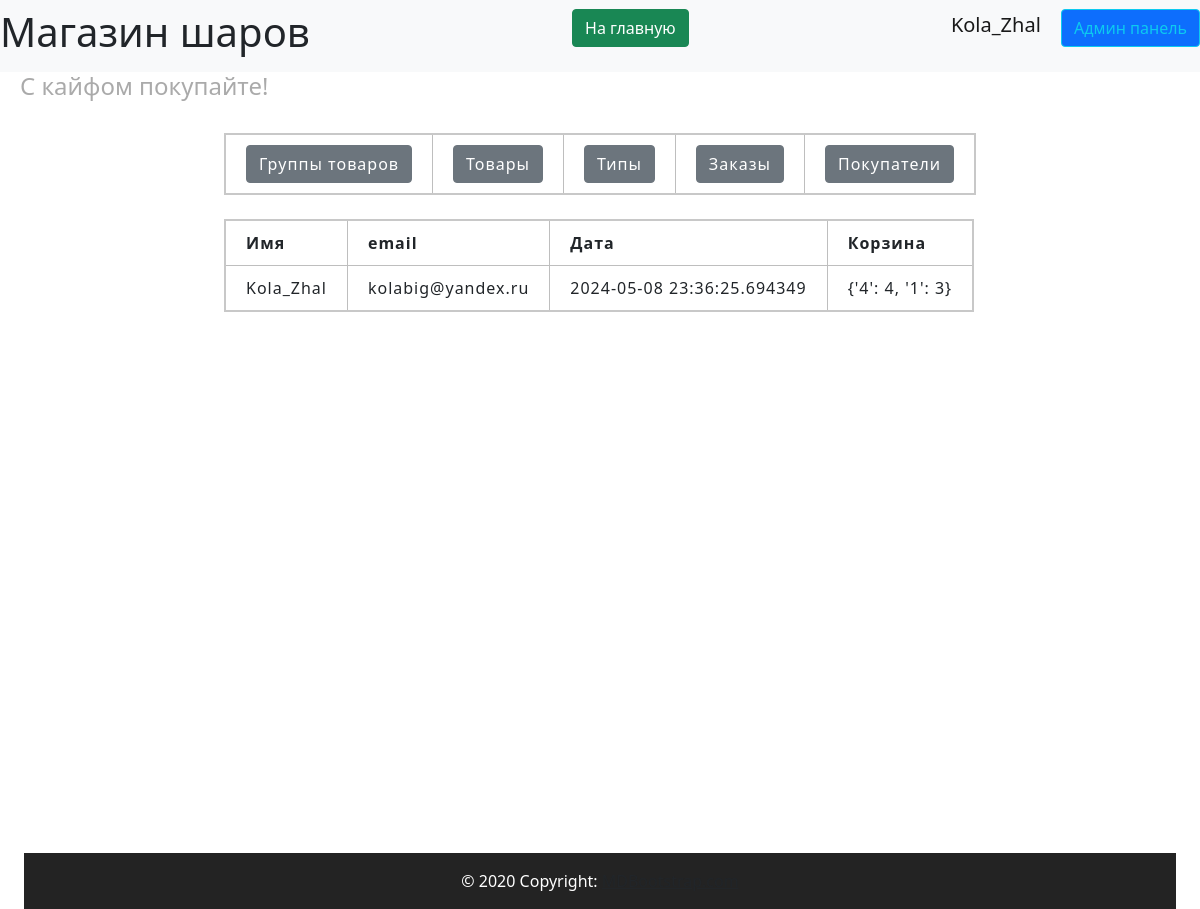
/admin/users (signed in), run on an earlier commit of the app's database.
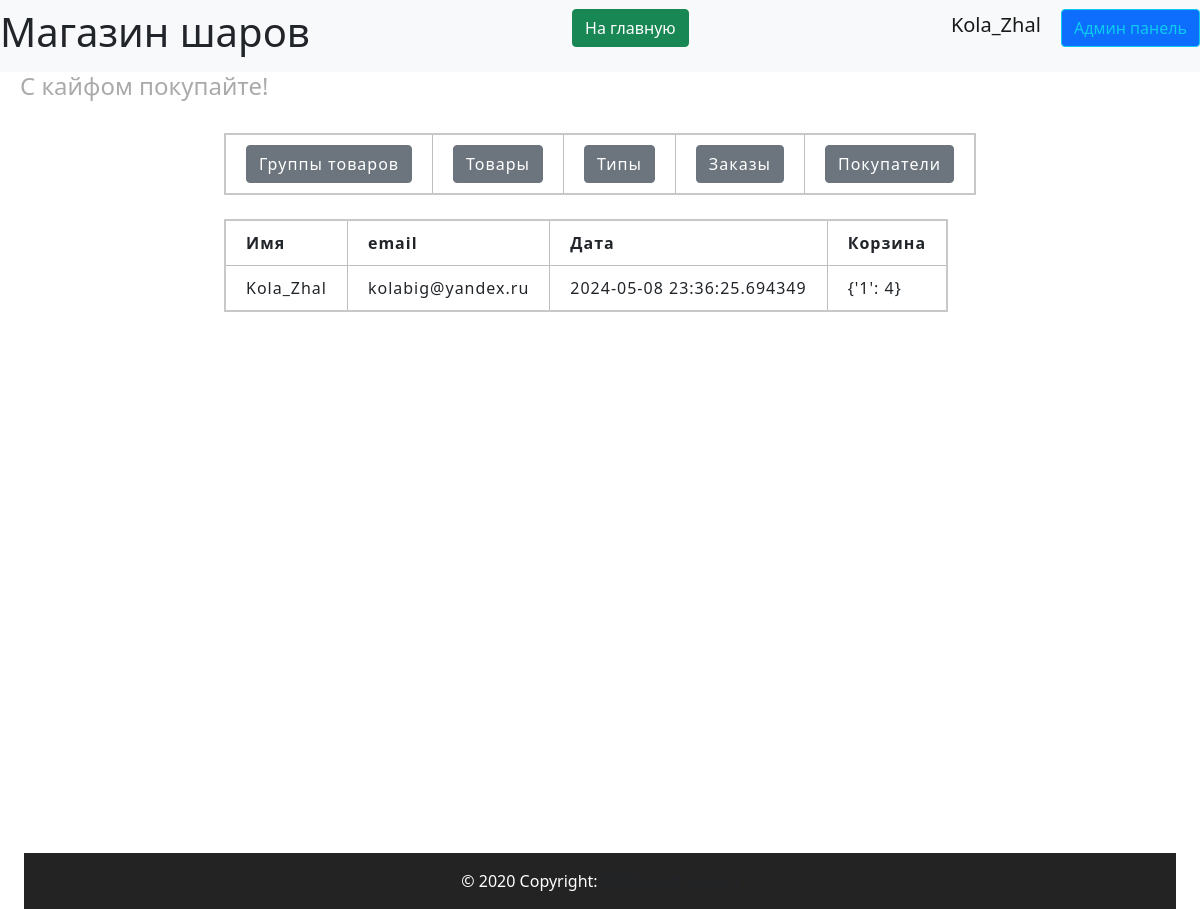
And on a later commit of the database.
### data/users.py (models this page shows, shortened)
class User(SqlAlchemyBase, UserMixin, SerializerMixin):
    __tablename__ = 'users'
    id = sqlalchemy.Column(sqlalchemy.Integer,
                           primary_key=True, autoincrement=True)
    name = sqlalchemy.Column(sqlalchemy.String, nullable=True)
    tel = sqlalchemy.Column(sqlalchemy.String, nullable=True)
    email = sqlalchemy.Column(sqlalchemy.String,
                              index=True, unique=True, nullable=True)
    hashed_password = sqlalchemy.Column(sqlalchemy.String, nullable=True)
    created_date = sqlalchemy.Column(sqlalchemy.DateTime,
                                     default=datetime.datetime.now)
    basket = sqlalchemy.Column(sqlalchemy.String, default='{}')
    admin = sqlalchemy.Column(sqlalchemy.Boolean, default=False)
    tg_id = sqlalchemy.Column(sqlalchemy.String, nullable=True)
    confirmed = sqlalchemy.Column(sqlalchemy.Boolean, default=False)
    address = sqlalchemy.Column(sqlalchemy.String, nullable=True)
    orders = orm.relationship("Order", back_populates='user')

### server.py (the view)
@app.route('/admin/users', methods=['GET', 'POST'])
@login_required
def admin_user():
    if current_user.admin:
        db_sess = db_session.create_session()
        users = db_sess.query(User).all()
        return render_template('pages/admin_users.html', title='Админ панель',
                               users=users)

### data/db_session.py (called while the page is built)
def create_session() -> Session:
    global __factory
    return __factory()

### server.py (called while the page is built)
@login_manager.user_loader
def load_user(user_id):
    db_sess = db_session.create_session()
    return db_sess.query(User).get(user_id)

### templates/pages/admin_users.html
{% extends "pages/base_admin.html" %}
{% block admincontent %}
<br>
<div>
    <table>
        <tr>
            <th>Имя</th>
            <th>email</th>
            <th>Дата</th>
            <th>Корзина</th>
        </tr>
        {% for user in users %}
        <tr>
            <td>{{ user.name }}</td>
            <td>{{ user.email }}</td>
            <td>{{ user.created_date }}</td>
            <td>{{ user.basket }}</td>
        </tr>
        {% endfor %}
    </table>
</div>
{% endblock %}

### templates/pages/base_admin.html
{% extends "base.html" %}
{% block content %}
<br>
<div>
    <table>
        <tr>
            <th><a href="/admin/productsgroups" class="btn btn-secondary">Группы товаров</a></th>
            <th><a href="/admin/products" class="btn btn-secondary">Товары</a></th>
            <th><a href="/admin/types" class="btn btn-secondary">Типы</a></th>
            <th><a href="/admin/orders" class="btn btn-secondary">Заказы</a></th>
            <th><a href="/admin/users" class="btn btn-secondary">Покупатели</a></th>
        </tr>
    </table>
</div>
<div>
    {% block admincontent %}{% endblock %}
</div>
{% endblock %}

### templates/base.html (shortened to what this page needs)
<!doctype html>
<html lang="ru">
<head>
    <link rel="stylesheet" href="{{ url_for('static', filename='css/bootstrap.min.css') }}">
    <link rel="stylesheet" href="{{ url_for('static', filename='css/header.css') }}">
    <link rel="stylesheet" href="{{ url_for('static', filename='css/footer.css') }}">
    <link rel="stylesheet" href="{{ url_for('static', filename='css/style.css') }}">
    <link rel="stylesheet" href="{{ url_for('static', filename='css/mystyle.css') }}">
</head>
<body>
{% include 'includes/header.html' %}
<div class="container">
    <main>
        {% block content %}
        {% endblock %}
    </main>
    {% include 'includes/footer.html' %}
</div>
</body>
</html>

### templates/includes/header.html
<header>
    <nav class="navbar navbar-light bg-light">
        <h1> Магазин шаров</h1>
        <p align="right">
            <a href="/index" class="btn btn-success"> На главную </a>
        </p>
        {% if current_user.is_authenticated %}
        <p align="right">
            <a class="navbar-brand" href="/logout">{{ current_user.name }}</a>
            {% if current_user.admin%}
            <a class="btn btn-primary btn btn-outline-info mr-2" href="/admin/products">Админ панель</a>
            {% endif %}
            {% else %}
        <p align="right">
            <a class="btn btn-primary " href="/register">Зарегистрироваться</a>
            <a class="btn btn-success" href="/login">Войти</a>
        </p>
        {% endif %}
    </nav>
    <h4 align="left">С кайфом покупайте!</h4>
</header>

### templates/includes/footer.html
<footer class="bg-body-tertiary text-center text-lg-start">
  <div class="text-center p-3">
    © 2020 Copyright:
    <a class="text-body" href="https://mdbootstrap.com/">MDBootstrap.com</a>
  </div>
</footer>

### static/css/header.css (style rules this page uses)
:root { --main-color: #0179FA; --second-color: white; }

### static/css/footer.css (style rules this page uses)
:root { --main-color: #111111; --second-color: white; }
footer { background-color: var(--main-color); }

### static/css/style.css (style rules this page uses)
:root { --main-color: #0179FA; --second-color: #ffffff; --thirdly_color: #629ee3; }
body { background-color: var(--second-color); }

### static/css/mystyle.css (style rules this page uses)
html { --firstly-color: white; --secondary-color: rgba(91, 82, 212, 0.837); --thirdly-color: rgb(99, 96, 105); --fourly-color: rgb(144, 182, 242); --black: rgb(35, 35, 35); --dark-blue: #12191D; --white: #FFFFFF; --green: #33FF00; --caribbean: #00E197; --light-green: #8EEF8C; --turquoise: #12EEFF; --pink: #F053D5; --red: #FE785A; --gray-900: #0C1114; --gray-700: #242A2C; --gray-650: #495257; --gray-600: #424B4F; --gray-500: #495257; --gray-300: #8D979E; --gray-200: #ACB4B9; --gray-150: #AEB6BB; --gray-100: #EEF1F3; --gray-50: #F6F8F9; }
h4 { padding-left: 20px; color: #aaaaaa; }
table { border-collapse: collapse; border: 2px solid rgb(200, 200, 200); letter-spacing: 1px; }
td, th { border: 1px solid rgb(190, 190, 190); padding: 10px 20px; }
footer { clear: both; padding: 0; background: var(--black); color: #FFFFFF; overflow: hidden; min-width: 100; }
.container { display: flex; flex-direction: column; min-height: 100vh; min-width: 98vw; justify-content: space-evenly; }
main { flex: 1; max-width: 98vw; justify-content: center; display: block; margin: 0 auto; text-align: left; }
body { margin: 0; padding: 0; text-align: center; }

What changed in the data, as far as the page shows it:
changed User "Kola_Zhal": basket "{'4': 4, '1': 3}" → "{'1': 4}"
